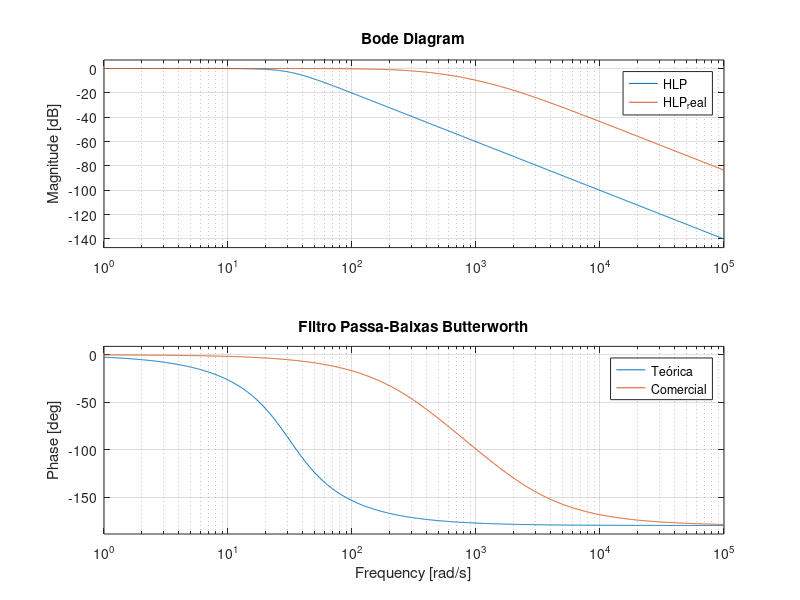
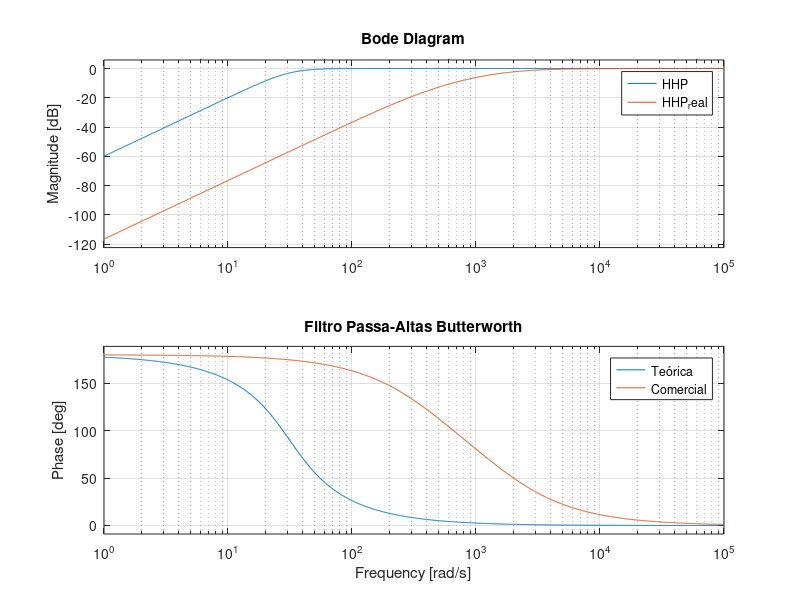

MATLAB code for these plots, in order:
clc;
clear;
close all;

%% PROJETO DE FILTROS PASSIVOS BUTTERWORTH DE 2ª ORDEM
% Júlia Emanuelle Ulrich

% O programa:
% Recebe a impedância da carga e a frequência de corte;
% Calcula os componentes teóricos L e C;
% Seleciona os componentes comerciais mais próximos;
% Calcula os erros dos componentes e da frequência de corte;
% Gera os diagramas de Bode dos filtros (teórico e comercial).

fprintf('=============================================\n');
fprintf(' PROJETO DE FILTROS PASSIVOS BUTTERWORTH\n');
fprintf('=============================================\n\n');

%% Entrada de dados
R = input('Digite a impedância da carga (ohms): ');
fc = input('Digite a frequência de corte (Hz): ');

%% Parâmetros do filtro
Q = sqrt(2)/2;          % Butterworth
wc = 2*pi*fc;           % Frequência angular (em rad/s)

%% Componentes teóricos
C = Q/(wc*R);
L = R/(Q*wc);

%% Vetores com os valores comerciais
indutores = [0.10 0.12 0.15 0.18 0.22 0.27 0.33 0.39 ...
            0.47 0.56 0.68 0.82 1.0 1.2 1.5 1.8 2.2 ... 
            2.7 3.3 3.9 4.7 5.6 6.8 8.2 10 12 15]*1e-3;

capacitores = [1.0 1.2 1.5 1.8 2.2 2.7 3.3 3.9 4.7 5.6 6.8 8.2 ...
              10 12 15 18 22 27 33 39 47 56 68 82 100]*1e-6;

%% Escolha dos componentes comerciais mais próximos
[~,iL] = min(abs(indutores-L));
Lreal = indutores(iL);

[~,iC] = min(abs(capacitores-C));
Creal = capacitores(iC);

%% Diferenças
difL = Lreal - L;
difC = Creal - C;
erroL = abs(difL)/L*100;
erroC = abs(difC)/C*100;

%% Frequência de corte
fcTeorica = 1/(2*pi*sqrt(L*C));
fcReal = 1/(2*pi*sqrt(Lreal*Creal));
erroFc = abs(fcReal-fcTeorica)/fcTeorica*100;

%% Resultados

fprintf('\n================ RESULTADOS ================\n');
fprintf('\nCOMPONENTES TEÓRICOS\n');
fprintf('L = %.3f mH\n',L*1000);
fprintf('C = %.3f uF\n',C*1e6);

fprintf('\nCOMPONENTES COMERCIAIS\n');
fprintf('L = %.3f mH\n',Lreal*1000);
fprintf('C = %.3f uF\n',Creal*1e6);

fprintf('\nDIFERENÇA DOS COMPONENTES\n');
fprintf('L = %.3f mH\n',difL*1000);
fprintf('C = %.3f uF\n',difC*1e6);

fprintf('\nERRO DOS COMPONENTES\n');
fprintf('Erro em L = %.2f %%\n',erroL);
fprintf('Erro em C = %.2f %%\n',erroC);

fprintf('\nFREQUÊNCIA DE CORTE\n');
fprintf('Teórica    = %.2f Hz\n',fcTeorica);
fprintf('Comercial  = %.2f Hz\n',fcReal);
fprintf('Erro       = %.2f %%\n',erroFc);


%% Filtro passa-baixas

numLP = [1/(L*C)];
denLP = [1 1/(R*C) 1/(L*C)];
HLP = tf(numLP,denLP);

numLP_real = [1/(Lreal*Creal)];
denLP_real = [1 1/(R*Creal) 1/(Lreal*Creal)];
HLP_real = tf(numLP_real,denLP_real);


%% Filtro passa-altas

numHP = [1 0 0];
denHP = [1 1/(R*C) 1/(L*C)];
HHP = tf(numHP,denHP);

numHP_real = [1 0 0];
denHP_real = [1 1/(R*Creal) 1/(Lreal*Creal)];
HHP_real = tf(numHP_real,denHP_real);

%% Diagrama de Bode do filtro passa-baixas

figure
bode(HLP,HLP_real)
grid on
legend('Teórica','Comercial')
title('Filtro Passa-Baixas Butterworth')

%% Diagrama de Bode do filtro passa-altas

figure
bode(HHP,HHP_real)
grid on
legend('Teórica','Comercial')
title('Filtro Passa-Altas Butterworth')
